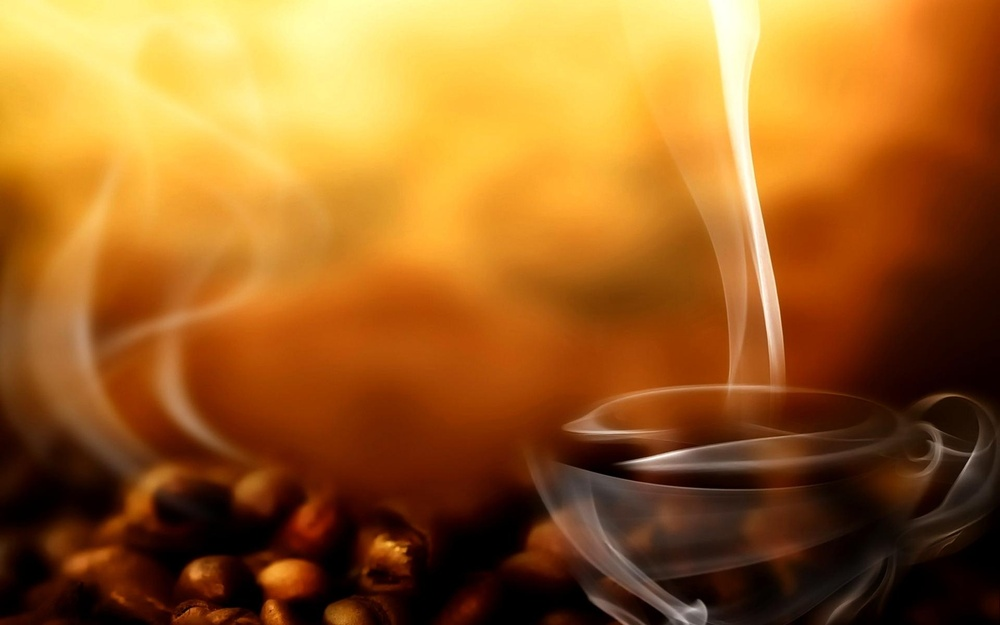
//> input picture Practicas/Practica 1/Jhunior/coffee.jpg, 1000 x 625 px, shrunk from 1920 x 1200 before the run
$ ./ejercicio5_ecualizacion coffee.jpg trumpgreta.jpg   (built with g++ and OpenCV 4)
//> lines starting //> are read from the running program, lines starting //| are printed output that depends on the picture
#include <stdio.h>
#include <opencv2/opencv.hpp>


using namespace cv;

int ecualization(char * file){
//> called with file = "coffee.jpg"
    Mat img= imread(file, 1);
//> img is the input picture: 625 rows x 1000 cols, CV_8UC3; mean B, G, R 36, 98.7, 156.1
    imshow("Entrada", img);
    Mat gris, hist;
    cvtColor(img, gris, COLOR_BGR2GRAY);
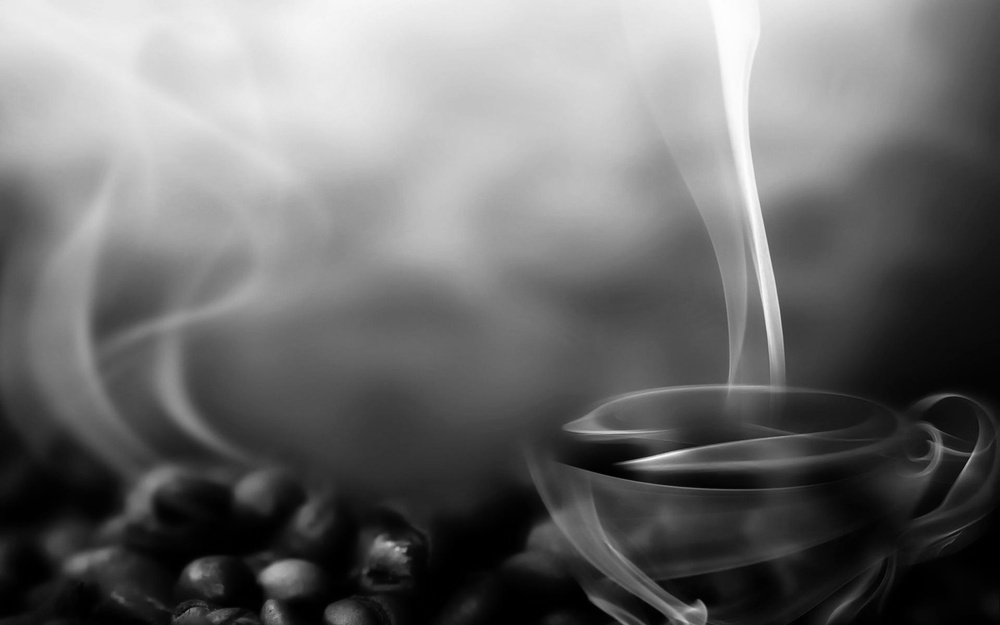
//> gris: 625 rows x 1000 cols, CV_8UC1; min 0, max 254, mean 108.7
    int canales[1]= {0}, bins[1]= {256};
    float rango[2]= {0, 256};
    const float *rangos[]= {rango};
    calcHist(&gris, 1, canales, noArray(), hist, 1, bins, rangos);
//> hist = 256 values, max 9236 at index 0, min 0 at index 255, mean 2441.4
    hist*= 255.0/norm(hist, NORM_L1);
//> hist = 256 values, max 3.77 at index 0, min 0 at index 255, mean 0.996
    Mat lut(1, 256, CV_8UC1);
    float acum= 0.0;
    for (int i= 0; i<256; i++) {
        lut.at<uchar>(0, i)= acum;
        acum+= hist.at<float>(i);
    }
//> this loop made 256 passes
//> acum on passes 1 to 3: 3.77, 6.79, 8.56
//> after the loop, lut = 256 values from 0 to 254; acum = 255
    Mat res;
    LUT(img, lut, res);
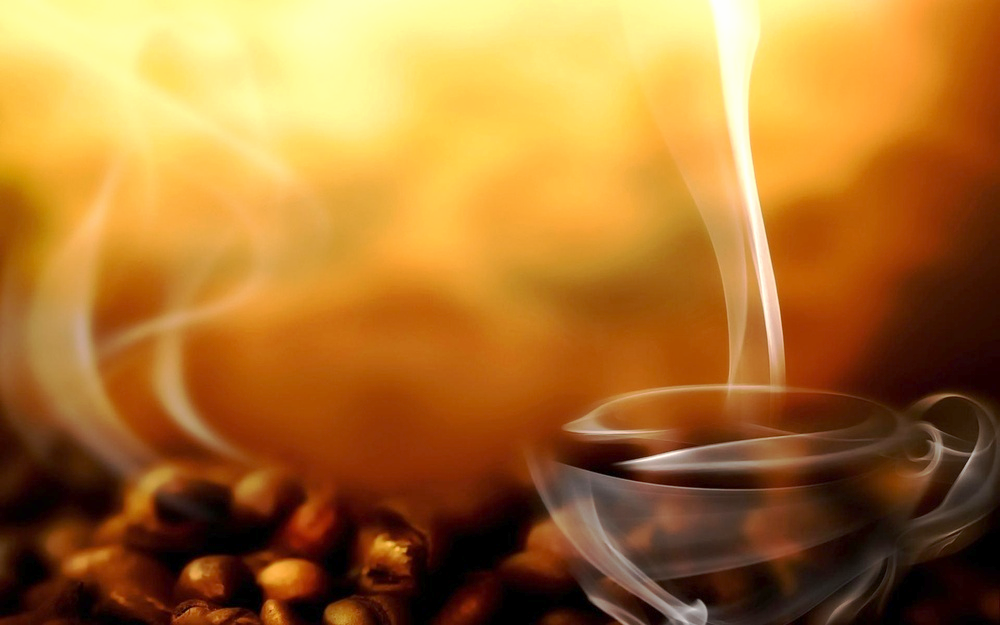
//> res: 625 rows x 1000 cols, CV_8UC3; mean B, G, R 48.4, 115, 169.3
    imshow("Ecualizada", res);
    waitKey(0);
}

int main(int argc, char** argv ){
    double alpha_add=0.5;
    if ( argc != 3 ){
        printf("usage: DisplayImage.out <Image_Path>\n");
        return -1;
    }
    ecualization(argv[1]);
    return 0;
}
